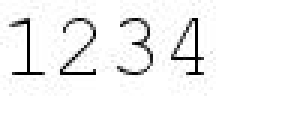
#> input picture Img/1234_1.bmp, 100 x 40 px (shown 3 times larger)
$ python img7.py 1234_1.bmp
#> lines starting #> are read from the running program, lines starting #| are printed output that depends on the picture
#> further down, img is the input picture: PIL image 100x40 RGB; min 0, max 255, mean 243.3
from __future__ import print_function
import sys
from PIL import Image


# Rolling an image

def roll(image, delta):
#> called with delta = 20
    img = image.copy()
    xsize, ysize = img.size
#> xsize = 100; ysize = 40
    delta = delta % xsize
#> delta = 20
    if delta == 0: return image

    part1 = img.crop((0, 0, delta, ysize))
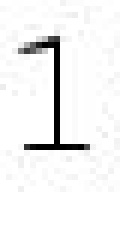
#> part1: PIL image 20x40 RGB (shown 6 times larger); min 0, max 255, mean 242
    part2 = img.crop((delta, 0, xsize, ysize))
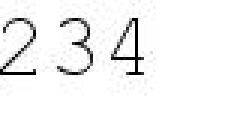
#> part2: PIL image 80x40 RGB (shown 3 times larger); min 0, max 255, mean 243.6
    img.paste(part2, (0, 0, xsize - delta, ysize))
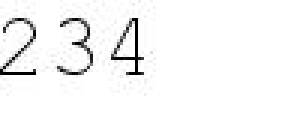
#> img: PIL image 100x40 RGB (shown 3 times larger); min 0, max 255, mean 245.9
    img.paste(part1, (xsize - delta, 0, xsize, ysize))

    return img


for infile in sys.argv[1:]:
    img = Image.open(infile)
    new_img = roll(img, 20)
    new_img.save('test.jpg')
    new_img.show()
